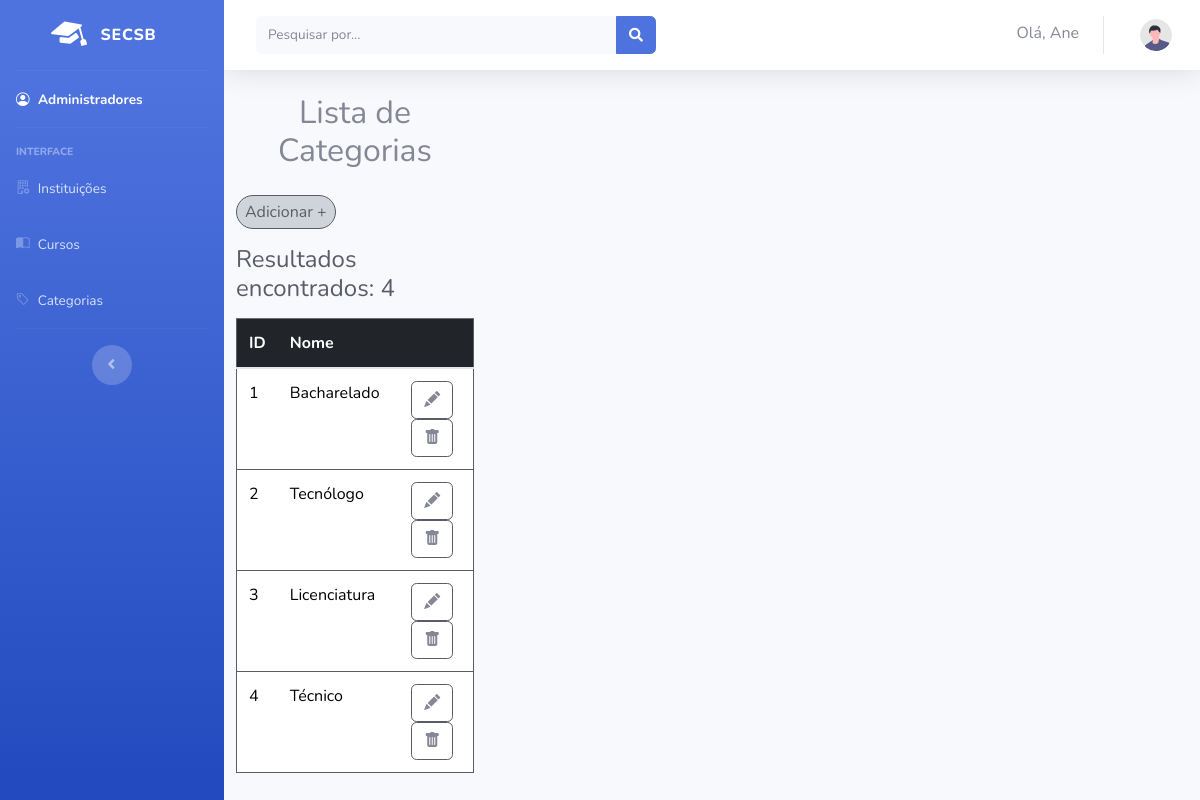
Page /area_adm/categorias.php (signed in) on the committed database.
### tables this page shows
CREATE TABLE `administrador` (
  `idadministrador` int(11) NOT NULL,
  `nome` varchar(100) NOT NULL,
  `email` varchar(100) NOT NULL,
  `senha` varchar(255) NOT NULL
);

CREATE TABLE `categorias` (
  `idcategorias` int(11) NOT NULL,
  `nome` varchar(45) NOT NULL
);

### area_adm/categorias.php (the view, shortened to what this page needs)
<?php
include("../connect.php");
if (!isset($_SESSION['id'])) {
    header("Location: ../index.php");
    exit();
} else {
    $id = $_SESSION['id'];
    $sql = "SELECT * FROM administrador WHERE idadministrador = '$id '";
    $result = mysqli_query($conn, $sql);
    $row = mysqli_fetch_assoc($result);
    $nome = $row['nome'];
}
?>
<!DOCTYPE html>
<html lang="en">
<head>
    <link href="vendor/fontawesome-free/css/all.min.css" rel="stylesheet" type="text/css">
    <link href="https://cdn.jsdelivr.net/npm/bootstrap@5.3.1/dist/css/bootstrap.min.css" rel="stylesheet">
    <link rel="stylesheet" href="https://cdn.jsdelivr.net/npm/bootstrap-icons@1.10.5/font/bootstrap-icons.css">
    <link href="css/sb-admin-2.min.css" rel="stylesheet">
</head>
<body id="page-top">
    <div id="wrapper">
        <ul class="navbar-nav bg-gradient-primary sidebar sidebar-dark accordion" id="accordionSidebar">
            <a class="sidebar-brand d-flex align-items-center justify-content-center" href="../index.php">
                <div class="sidebar-brand-icon rotate-n-15">
                    <i class="bi bi-mortarboard-fill"></i>
                </div>
                <div class="sidebar-brand-text mx-3">SECSB</div>
            </a>
            <hr class="sidebar-divider my-0">
            <li class="nav-item active">
                <a class="nav-link" href="index.php">
                    <i class="bi bi-person-circle"></i>
                    <span href="index.php">Administradores</span></a>
            </li>
            <hr class="sidebar-divider">
            <div class="sidebar-heading">
                Interface
            </div>
            <li class="nav-item">
                <a class="nav-link" href="instituicoes.php">
                    <i class="bi bi-building-gear"></i>
                    <span>Instituições</span></a>
            </li>
            <li class="nav-item">
                <a class="nav-link" href="cursos.php">
                    <i class="bi bi-book-half"></i>
                    <span>Cursos</span></a>
            </li>
            <li class="nav-item">
                <a class="nav-link" href="categorias.php">
                    <i class="bi bi-tag"></i>
                    <span>Categorias</span></a>
            </li>
            <hr class="sidebar-divider d-none d-md-block">
            <div class="text-center d-none d-md-inline">
                <button class="rounded-circle border-0" id="sidebarToggle"></button>
            </div>
        </ul>
        <div id="content-wrapper" class="d-flex flex-column">
            <div id="content">
                <nav class="navbar navbar-expand navbar-light bg-white topbar mb-4 static-top shadow">
                    <form class="d-none d-sm-inline-block form-inline mr-auto ml-md-3 my-2 my-md-0 mw-100 navbar-search">
                        <div class="input-group">
                            <input type="text" name="search" class="form-control bg-light border-0 small" placeholder="Pesquisar por..." aria-label="Search" aria-describedby="basic-addon2">
                            <div class="input-group-append">
                                <button class="btn btn-primary" type="button">
                                    <i class="fas fa-search fa-sm"></i>
                                </button>
                            </div>
                        </div>
                    </form>
                    <ul class="navbar-nav ml-auto">
                        <h6 class='mt-4 me-2 text-capitalize'>Olá, <?php echo $nome; ?> </h6>
                        <ul class="navbar-nav ml-auto">
                            <li class="nav-item dropdown no-arrow">
                                <a class="nav-link dropdown-toggle" href="#" id="userDropdown" role="button" data-toggle="dropdown" aria-haspopup="true" aria-expanded="false">
                                    <img class="img-profile rounded-circle" src="img/undraw_profile.svg">
                                </a>
                            </li>
                        </ul>
                </nav>
                <section class="main_content dashboard_part">
                    <div class="col-lg-12 col-xl-12">
                        <div class="white_box mb_30 w-25">
                            <h2 class="text-center mb-4">Lista de Categorias</h2>
                            <button style="text-decoration: none; border-radius:25px;" class='text-dark border border-dark bg-dark-subtle px-2 py-1' data-bs-toggle="modal" data-bs-target="#modal_raca">Adicionar +</button>
                            <?php
                            if (isset($_GET['search']) && !empty($_GET['search'])) {
                                $search = $_GET['search'];
                                $sql_pesquisa = "SELECT * FROM categorias WHERE LOWER(nome) LIKE LOWER('%$search%')";
                                $resultado_pesquisa = $conn->query($sql_pesquisa);
                                $count = $resultado_pesquisa->num_rows;
                                if ($resultado_pesquisa->num_rows > 0) {
                                    echo "<h4 class='text-dark mt-3 text-start'>Resultados encontrados: $count </h4>";
                                    echo "<table class='table border border-2 mt-3 border-dark'>
                                            <thead class='table-dark'>
                                                <tr>
                                                    <th scope='col'>ID</th>
                                                    <th scope='col'>Nome</th>
                                                    <th scope='col'> </th>
                                                </tr>
                                            </thead>
                                            <tbody>";
                                    while ($lista = $resultado_pesquisa->fetch_assoc()) { ?>
                                        <tr class=''>
                                            <td class=''><?php echo $lista["idcategorias"]; ?></td>
                                            <td class='text-capitalize'><?php echo $lista["nome"]; ?></td>
                                            <td class='text-center'>
                                                <button class='btn border border-dark border-opacity-25 ' data-bs-toggle="modal" data-bs-target="#modal<?php echo $lista["idcategorias"]; ?>"><i class="bi bi-pencil-fill"></i></button>
                                                <button onclick="AlertCat(<?php echo $lista['idcategorias']; ?>)" href='../scripts/delete_adm.php?id=<?php echo $lista["idcategorias"]; ?>' class='btn border border-dark border-opacity-25 '><i class="bi bi-trash-fill"></i></button>
                                            </td>
                                        </tr>
                                        <div class="modal fade" id="modal<?php echo $lista["idcategorias"]; ?>" tabindex="-1" aria-labelledby="modal<?php echo $lista["idcategorias"]; ?>" aria-hidden="true">
                                            <div class="modal-dialog modal-dialog-centered">
                                                <div class="modal-content">
                                                    <div class="modal-header border border-dark bg-primary text-light">
                                                        <h5 class="modal-title" id="modal_adicionar">Editando Categoria</h5>
                                                    </div>
                                                    <div class="modal-body border ">
                                                        <form action="../scripts/edit_cat.php" method="POST">
                                                            <label for="" class="text-dark ms-2"><strong>Nome</strong></label>
                                                            <input type="text" name="nome" id="nome" class="form-control border border-dark mb-3" value="<?php echo $lista["nome"]; ?>" required placeholder="Insira o nome">
                                                            <input type="hidden" name="id" id="id" value="<?php echo $lista["idcategorias"]; ?>">
                                                    </div>
                                                    <div class="modal-footer">
                                                        <button type="button" class="btn bg-dark text-light border border-dark" data-bs-dismiss="modal">Fechar</button>
                                                        <button type="submit" class="btn bg-primary text-light border border-dark">Editar</button>
                                                        </form>
                                                    </div>
                                                </div>
                                            </div>
                                        </div>
                                <?php  }
                                    echo "</tbody>
      </table>";
                                } else {
                                    echo "<h4 class='text-danger mt-5 ms-5'>Não foram encontrados resultados</h4>";
                                }
                            } else {
                                $sql = "SELECT * FROM categorias";
                                $result = mysqli_query($conn, $sql);
                                $count2 = $result->num_rows;
                                ?>
                                <h4 class="text-dark mt-3 text-start">Resultados encontrados: <?php echo $count2; ?></h4>
                                <table class="table border border-2 mt-3 border-dark">
                                    <thead class="table-dark">
                                        <tr>
                                            <th scope="col">ID</th>
                                            <th scope="col">Nome</th>
                                            <th scope="col"> </th>
                                        </tr>
                                    </thead>
                                    <tbody>
                                        <?php
                                        if (mysqli_num_rows($result) > 0) {
                                            while ($lista = mysqli_fetch_assoc($result)) {
                                        ?>
                                                <tr class=''>
                                                    <td class=''><?php echo $lista["idcategorias"]; ?></td>
                                                    <td class='text-capitalize'><?php echo $lista["nome"]; ?></td>
                                                    <td class='text-center'>
                                                        <button class='btn border border-dark border-opacity-25 ' data-bs-toggle="modal" data-bs-target="#modal<?php echo $lista["idcategorias"]; ?>"><i class="bi bi-pencil-fill"></i></button>
                                                        <button onclick="AlertCat(<?php echo $lista['idcategorias']; ?>)" href='../scripts/delete_adm.php?id=<?php echo $lista["idcategorias"]; ?>' class='btn border border-dark border-opacity-25 '><i class="bi bi-trash-fill"></i></button>
                                                    </td>
                                                </tr>
                                    <?php   }
                                        }
                                    } ?>
                                    </tbody>
                                </table>
                        </div>
                    </div>
                </section>
            </div>
        </div>
    </div>
</body>
</html>

### rows in the picture
administrador: nome "Ane"
categorias: idcategorias "1", nome "Bacharelado"
categorias: idcategorias "2", nome "Tecnólogo"
categorias: idcategorias "3", nome "Licenciatura"
categorias: idcategorias "4", nome "Técnico"

### other values in the picture
$count2 "4"
